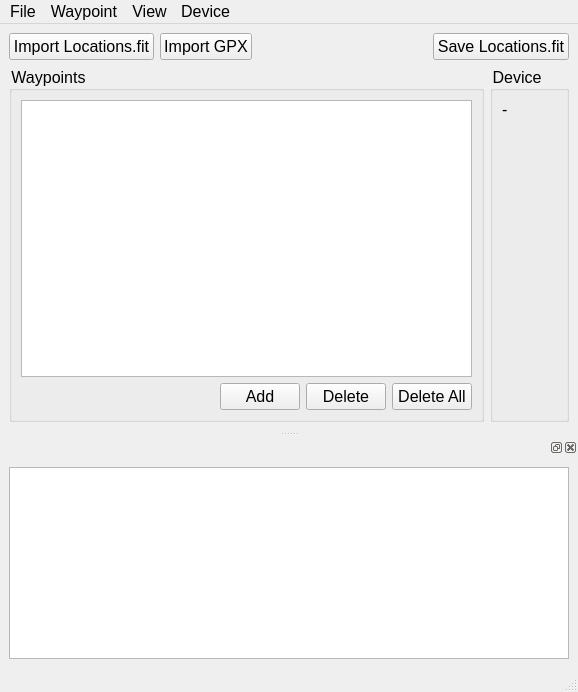
<?xml version="1.0" encoding="UTF-8"?>
<ui version="4.0">
 <class>MainWindow</class>
 <widget class="QMainWindow" name="MainWindow">
  <property name="geometry">
   <rect>
    <x>0</x>
    <y>0</y>
    <width>578</width>
    <height>692</height>
   </rect>
  </property>
  <property name="font">
   <font>
    <family>SF Pro</family>
    <pointsize>12</pointsize>
   </font>
  </property>
  <property name="windowTitle">
   <string>LocationsFITTool</string>
  </property>
  <property name="styleSheet">
   <string notr="true">QWidget {
    font-family: &quot;SF Pro&quot;;
    font-size: 12pt;
}

QTextEdit {
	font-family: &quot;SF Mono&quot;;
	font-size: 11pt;
}
</string>
  </property>
  <property name="dockOptions">
   <set>QMainWindow::DockOption::AllowTabbedDocks|QMainWindow::DockOption::AnimatedDocks</set>
  </property>
  <widget class="QWidget" name="centralwidget">
   <layout class="QVBoxLayout" name="verticalLayout_7">
    <item>
     <layout class="QHBoxLayout" name="file_btns_layout">
      <item>
       <widget class="QPushButton" name="import_locations_fit_btn">
        <property name="text">
         <string>Import Locations.fit</string>
        </property>
       </widget>
      </item>
      <item>
       <widget class="QPushButton" name="import_gpx_btn">
        <property name="text">
         <string>Import GPX</string>
        </property>
       </widget>
      </item>
      <item>
       <spacer name="horizontalSpacer">
        <property name="orientation">
         <enum>Qt::Orientation::Horizontal</enum>
        </property>
        <property name="sizeHint" stdset="0">
         <size>
          <width>40</width>
          <height>20</height>
         </size>
        </property>
       </spacer>
      </item>
      <item>
       <widget class="QPushButton" name="save_locations_fit_btn">
        <property name="text">
         <string>Save Locations.fit</string>
        </property>
       </widget>
      </item>
     </layout>
    </item>
    <item>
     <layout class="QHBoxLayout" name="horizontalLayout_2">
      <item>
       <widget class="QGroupBox" name="waypoint_group_box">
        <property name="title">
         <string>Waypoints</string>
        </property>
        <layout class="QVBoxLayout" name="verticalLayout_3">
         <item>
          <layout class="QVBoxLayout" name="waypoint_area">
           <property name="rightMargin">
            <number>0</number>
           </property>
           <item>
            <widget class="QTableWidget" name="waypoint_table"/>
           </item>
           <item>
            <layout class="QHBoxLayout" name="wpt_btns_layout">
             <item>
              <spacer name="horizontalSpacer_2">
               <property name="orientation">
                <enum>Qt::Orientation::Horizontal</enum>
               </property>
               <property name="sizeHint" stdset="0">
                <size>
                 <width>40</width>
                 <height>20</height>
                </size>
               </property>
              </spacer>
             </item>
             <item>
              <widget class="QPushButton" name="add_wpt_btn">
               <property name="text">
                <string>Add</string>
               </property>
              </widget>
             </item>
             <item>
              <widget class="QPushButton" name="delete_wpt_btn">
               <property name="text">
                <string>Delete</string>
               </property>
              </widget>
             </item>
             <item>
              <widget class="QPushButton" name="delete_all_wpts_btn">
               <property name="text">
                <string>Delete All</string>
               </property>
              </widget>
             </item>
            </layout>
           </item>
          </layout>
         </item>
        </layout>
       </widget>
      </item>
      <item>
       <widget class="QGroupBox" name="device_group_box">
        <property name="title">
         <string>Device</string>
        </property>
        <property name="flat">
         <bool>false</bool>
        </property>
        <layout class="QVBoxLayout" name="verticalLayout_2">
         <item>
          <layout class="QVBoxLayout" name="device_area">
           <item>
            <widget class="QLabel" name="device_info_lbl">
             <property name="text">
              <string>-</string>
             </property>
             <property name="alignment">
              <set>Qt::AlignmentFlag::AlignJustify|Qt::AlignmentFlag::AlignTop</set>
             </property>
             <property name="wordWrap">
              <bool>true</bool>
             </property>
            </widget>
           </item>
          </layout>
         </item>
        </layout>
       </widget>
      </item>
     </layout>
    </item>
   </layout>
  </widget>
  <widget class="QDockWidget" name="log_dock">
   <property name="enabled">
    <bool>true</bool>
   </property>
   <attribute name="dockWidgetArea">
    <number>8</number>
   </attribute>
   <widget class="QWidget" name="log_dock_contents">
    <property name="minimumSize">
     <size>
      <width>0</width>
      <height>100</height>
     </size>
    </property>
    <layout class="QVBoxLayout" name="verticalLayout">
     <item>
      <widget class="QTextEdit" name="log_textedit"/>
     </item>
    </layout>
   </widget>
  </widget>
  <widget class="QMenuBar" name="menuBar">
   <property name="geometry">
    <rect>
     <x>0</x>
     <y>0</y>
     <width>578</width>
     <height>24</height>
    </rect>
   </property>
   <widget class="QMenu" name="menuFile">
    <property name="title">
     <string>File</string>
    </property>
    <addaction name="import_locations_fit_action"/>
    <addaction name="import_gpx_action"/>
    <addaction name="separator"/>
    <addaction name="save_locations_fit_action"/>
    <addaction name="separator"/>
   </widget>
   <widget class="QMenu" name="menuWaypoint">
    <property name="title">
     <string>Waypoint</string>
    </property>
    <addaction name="add_wpt_action"/>
    <addaction name="delete_wpt_action"/>
    <addaction name="delete_all_wpts_action"/>
   </widget>
   <widget class="QMenu" name="menuView">
    <property name="title">
     <string>View</string>
    </property>
    <addaction name="toggle_debug_log_action"/>
   </widget>
   <widget class="QMenu" name="menuDevice">
    <property name="title">
     <string>Device</string>
    </property>
    <addaction name="scan_for_devices_action"/>
   </widget>
   <addaction name="menuFile"/>
   <addaction name="menuWaypoint"/>
   <addaction name="menuView"/>
   <addaction name="menuDevice"/>
  </widget>
  <widget class="QStatusBar" name="status_bar"/>
  <action name="import_locations_fit_action">
   <property name="text">
    <string>Import Locations.fit</string>
   </property>
   <property name="toolTip">
    <string>Import Waypoints from Locations.fit file</string>
   </property>
   <property name="shortcut">
    <string>Ctrl+O</string>
   </property>
   <property name="menuRole">
    <enum>QAction::MenuRole::NoRole</enum>
   </property>
  </action>
  <action name="import_gpx_action">
   <property name="text">
    <string>Import GPX</string>
   </property>
   <property name="toolTip">
    <string>Import Waypoints from GPX file</string>
   </property>
   <property name="shortcut">
    <string>Ctrl+L</string>
   </property>
   <property name="menuRole">
    <enum>QAction::MenuRole::NoRole</enum>
   </property>
  </action>
  <action name="save_locations_fit_action">
   <property name="text">
    <string>Save Locations.fit</string>
   </property>
   <property name="toolTip">
    <string>Save Waypoints to new Locations.fit file</string>
   </property>
   <property name="shortcut">
    <string>Ctrl+S</string>
   </property>
   <property name="menuRole">
    <enum>QAction::MenuRole::NoRole</enum>
   </property>
  </action>
  <action name="add_wpt_action">
   <property name="text">
    <string>Add Waypoint</string>
   </property>
   <property name="shortcut">
    <string>Ctrl++</string>
   </property>
   <property name="menuRole">
    <enum>QAction::MenuRole::NoRole</enum>
   </property>
  </action>
  <action name="delete_wpt_action">
   <property name="text">
    <string>Delete Waypoint</string>
   </property>
   <property name="shortcut">
    <string>Ctrl+Backspace</string>
   </property>
   <property name="menuRole">
    <enum>QAction::MenuRole::NoRole</enum>
   </property>
  </action>
  <action name="delete_all_wpts_action">
   <property name="text">
    <string>Delete All Waypoints</string>
   </property>
   <property name="shortcut">
    <string>Ctrl+Shift+Backspace</string>
   </property>
   <property name="menuRole">
    <enum>QAction::MenuRole::NoRole</enum>
   </property>
  </action>
  <action name="toggle_debug_log_action">
   <property name="checkable">
    <bool>true</bool>
   </property>
   <property name="text">
    <string>Toggle Debug Log</string>
   </property>
   <property name="shortcut">
    <string>Ctrl+D</string>
   </property>
   <property name="menuRole">
    <enum>QAction::MenuRole::NoRole</enum>
   </property>
  </action>
  <action name="scan_for_devices_action">
   <property name="checkable">
    <bool>true</bool>
   </property>
   <property name="text">
    <string>Scan For Devices</string>
   </property>
   <property name="shortcut">
    <string>Ctrl+C</string>
   </property>
   <property name="menuRole">
    <enum>QAction::MenuRole::NoRole</enum>
   </property>
  </action>
 </widget>
 <resources/>
 <connections>
  <connection>
   <sender>toggle_debug_log_action</sender>
   <signal>toggled(bool)</signal>
   <receiver>log_dock</receiver>
   <slot>setVisible(bool)</slot>
   <hints>
    <hint type="sourcelabel">
     <x>-1</x>
     <y>-1</y>
    </hint>
    <hint type="destinationlabel">
     <x>399</x>
     <y>480</y>
    </hint>
   </hints>
  </connection>
  <connection>
   <sender>save_locations_fit_btn</sender>
   <signal>clicked()</signal>
   <receiver>save_locations_fit_action</receiver>
   <slot>trigger()</slot>
   <hints>
    <hint type="sourcelabel">
     <x>717</x>
     <y>27</y>
    </hint>
    <hint type="destinationlabel">
     <x>-1</x>
     <y>-1</y>
    </hint>
   </hints>
  </connection>
  <connection>
   <sender>import_gpx_btn</sender>
   <signal>clicked()</signal>
   <receiver>import_gpx_action</receiver>
   <slot>trigger()</slot>
   <hints>
    <hint type="sourcelabel">
     <x>225</x>
     <y>27</y>
    </hint>
    <hint type="destinationlabel">
     <x>-1</x>
     <y>-1</y>
    </hint>
   </hints>
  </connection>
  <connection>
   <sender>import_locations_fit_btn</sender>
   <signal>clicked()</signal>
   <receiver>import_locations_fit_action</receiver>
   <slot>trigger()</slot>
   <hints>
    <hint type="sourcelabel">
     <x>87</x>
     <y>27</y>
    </hint>
    <hint type="destinationlabel">
     <x>-1</x>
     <y>-1</y>
    </hint>
   </hints>
  </connection>
  <connection>
   <sender>add_wpt_btn</sender>
   <signal>clicked()</signal>
   <receiver>add_wpt_action</receiver>
   <slot>trigger()</slot>
   <hints>
    <hint type="sourcelabel">
     <x>137</x>
     <y>544</y>
    </hint>
    <hint type="destinationlabel">
     <x>-1</x>
     <y>-1</y>
    </hint>
   </hints>
  </connection>
  <connection>
   <sender>delete_all_wpts_btn</sender>
   <signal>clicked()</signal>
   <receiver>delete_all_wpts_action</receiver>
   <slot>trigger()</slot>
   <hints>
    <hint type="sourcelabel">
     <x>662</x>
     <y>544</y>
    </hint>
    <hint type="destinationlabel">
     <x>-1</x>
     <y>-1</y>
    </hint>
   </hints>
  </connection>
  <connection>
   <sender>delete_wpt_btn</sender>
   <signal>clicked()</signal>
   <receiver>delete_wpt_action</receiver>
   <slot>trigger()</slot>
   <hints>
    <hint type="sourcelabel">
     <x>399</x>
     <y>544</y>
    </hint>
    <hint type="destinationlabel">
     <x>-1</x>
     <y>-1</y>
    </hint>
   </hints>
  </connection>
 </connections>
</ui>
